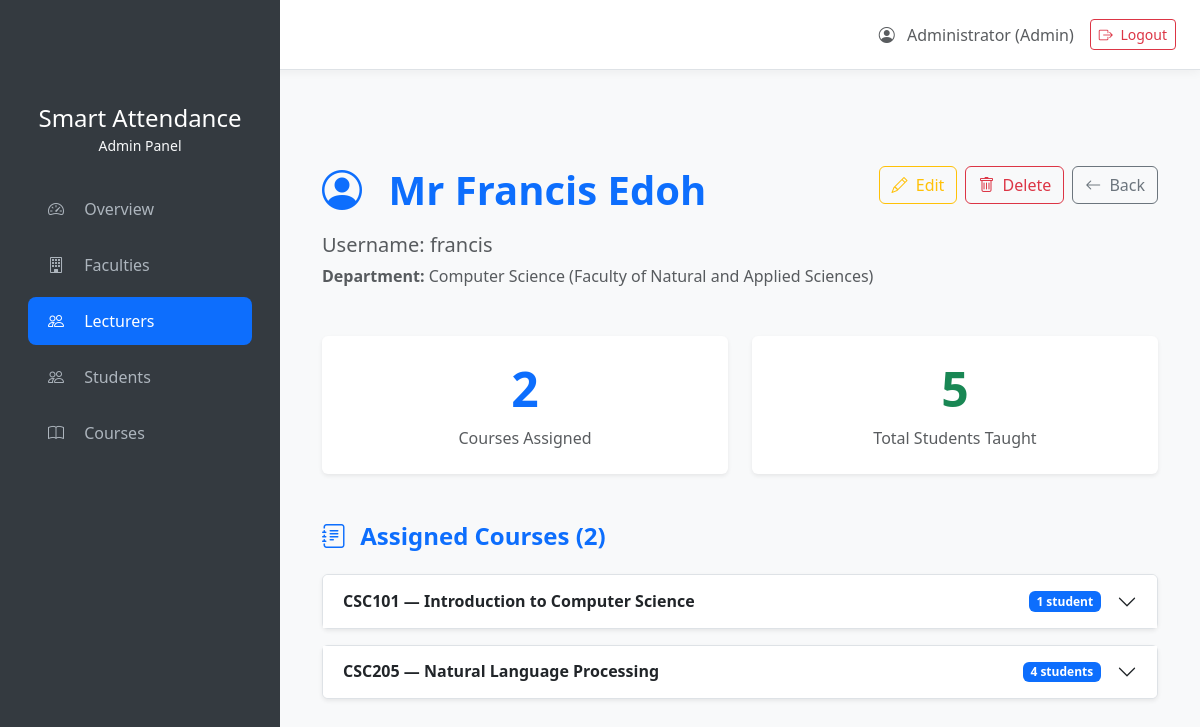
The page /admin/lecturer/2 (signed in) on the database its author committed.
### models.py (models this page shows)
class User(db.Model, UserMixin):
    id = db.Column(db.Integer, primary_key=True)
    matric_number = db.Column(db.String(50), unique=True, nullable=True)  # Students only
    username = db.Column(db.String(80), unique=True, nullable=True)       # Lecturers/Admin
    password_hash = db.Column(db.String(128), nullable=False)
    name = db.Column(db.String(100), nullable=False)
    role = db.Column(db.String(20), nullable=False)  # 'admin', 'lecturer', 'student'
    department_id = db.Column(db.Integer, db.ForeignKey('department.id'), nullable=True)
    current_level = db.Column(db.Integer, nullable=True)  # Students only
    department = db.relationship('Department', backref='users')

class Department(db.Model):
    id = db.Column(db.Integer, primary_key=True)
    name = db.Column(db.String(100), nullable=False)
    faculty_id = db.Column(db.Integer, db.ForeignKey('faculty.id'), nullable=False)
    levels = db.Column(db.Integer, default=4)
    __table_args__ = (db.UniqueConstraint('name', 'faculty_id', name='unique_dept_faculty'),)

class Faculty(db.Model):
    id = db.Column(db.Integer, primary_key=True)
    name = db.Column(db.String(100), unique=True, nullable=False)
    departments = db.relationship('Department', backref='faculty', lazy=True)

class Course(db.Model):
    id = db.Column(db.Integer, primary_key=True)
    code = db.Column(db.String(20), nullable=False)
    title = db.Column(db.String(100), nullable=False)
    department_id = db.Column(db.Integer, db.ForeignKey('department.id'), nullable=False)
    level = db.Column(db.Integer, nullable=False)
    lecturer_id = db.Column(db.Integer, db.ForeignKey('user.id'), nullable=False)
    __table_args__ = (db.UniqueConstraint('code', 'department_id', 'level'),)
    lecturer = db.relationship('User', backref=db.backref('taught_courses', lazy='dynamic'))
    department_rel = db.relationship('Department', backref='courses')
    enrollments = db.relationship('Enrollment', back_populates='course', lazy='dynamic')

### app.py (the view)
@app.route('/admin/lecturer/<int:lecturer_id>')
@login_required
def admin_lecturer_detail(lecturer_id):
    if current_user.role != 'admin':
        flash('Access denied.', 'danger')
        return redirect(url_for('dashboard'))
    lecturer = User.query.get_or_404(lecturer_id)
    if lecturer.role != 'lecturer':
        flash('Not a lecturer.', 'danger')
        return redirect(url_for('admin_lecturers'))
    courses = Course.query.filter_by(lecturer_id=lecturer.id).all()
    course_data = []
    total_enrolled = 0
    for course in courses:
        students = db.session.query(User)\
            .join(Enrollment, Enrollment.student_id == User.id)\
            .filter(Enrollment.course_id == course.id)\
            .order_by(User.name)\
            .all()
        enrolled_count = len(students)
        total_enrolled += enrolled_count
        course_data.append({
            'course': course,
            'enrolled_count': enrolled_count,
            'students': students
        })
    return render_template('admin/lecturer_detail.html',
                          lecturer=lecturer,
                          course_data=course_data,
                          total_courses=len(courses),
                          total_enrolled=total_enrolled)

### app.py (called while the page is built)
@login_manager.user_loader
def load_user(user_id):
    return User.query.get(int(user_id))

### templates/admin/lecturer_detail.html (shortened to what this page needs)
{% extends "base.html" %}
{% block content %}
<div class="container py-5">
    <div class="d-flex justify-content-between align-items-start mb-5">
        <div>
            <h1 class="text-primary fw-bold mb-3">
                <i class="bi bi-person-circle me-3"></i> {{ lecturer.name }}
            </h1>
            <p class="lead text-muted mb-1">
                Username: <strong>{{ lecturer.username or 'Not set' }}</strong>
            </p>
            <p class="text-muted mb-0">
                {% if lecturer.department %}
                <strong>Department:</strong> {{ lecturer.department.name }}
                ({{ lecturer.department.faculty.name }})
                {% else %}
                <strong>No department assigned</strong>
                {% endif %}
            </p>
        </div>
        <div class="d-flex gap-2">
            <a href="{{ url_for('edit_lecturer', lecturer_id=lecturer.id) }}"
               class="btn btn-outline-warning">
                <i class="bi bi-pencil me-1"></i> Edit
            </a>
            <form method="POST" action="{{ url_for('delete_lecturer', lecturer_id=lecturer.id) }}" class="d-inline">
                <button type="submit" class="btn btn-outline-danger"
                        onclick="return confirm('Delete {{ lecturer.name }}? This cannot be undone.')">
                    <i class="bi bi-trash me-1"></i> Delete
                </button>
            </form>
            <a href="{{ url_for('admin_lecturers') }}" class="btn btn-outline-secondary">
                <i class="bi bi-arrow-left me-1"></i> Back
            </a>
        </div>
    </div>
    <div class="row g-4 mb-5">
        <div class="col-md-6">
            <div class="card shadow-sm text-center py-4 border-0">
                <div class="display-5 fw-bold text-primary">{{ total_courses }}</div>
                <div class="text-muted mt-2">Courses Assigned</div>
            </div>
        </div>
        <div class="col-md-6">
            <div class="card shadow-sm text-center py-4 border-0">
                <div class="display-5 fw-bold text-success">{{ total_enrolled }}</div>
                <div class="text-muted mt-2">Total Students Taught</div>
            </div>
        </div>
    </div>
    <h4 class="fw-bold text-primary mb-4">
        <i class="bi bi-journal-text me-2"></i> Assigned Courses ({{ total_courses }})
    </h4>
    {% if course_data %}
    <div class="accordion" id="coursesAccordion">
        {% for data in course_data %}
        <div class="accordion-item border rounded shadow-sm mb-3">
            <h2 class="accordion-header">
                <button class="accordion-button collapsed fw-semibold py-3" type="button"
                        data-bs-toggle="collapse" data-bs-target="#collapse{{ loop.index }}">
                    <div class="d-flex justify-content-between w-100 align-items-center pe-3">
                        <span>
                            <strong>{{ data.course.code }}</strong> — {{ data.course.title }}
                        </span>
                        <span class="badge bg-primary">{{ data.enrolled_count }} student{{ 's' if data.enrolled_count != 1 else '' }}</span>
                    </div>
                </button>
            </h2>
        </div>
        {% endfor %}
    </div>
    {% else %}
    <div class="alert alert-info text-center py-5 border-0">
        <i class="bi bi-journal-x display-4 mb-3 text-muted"></i>
        <p class="mb-0">No courses assigned to this lecturer yet.</p>
    </div>
    {% endif %}
</div>
{% endblock %}

### templates/base.html (shortened to what this page needs)
<!DOCTYPE html>
<html lang="en">
<head>
    <link href="https://cdn.jsdelivr.net/npm/bootstrap@5.3.2/dist/css/bootstrap.min.css" rel="stylesheet">
    <link href="https://cdn.jsdelivr.net/npm/bootstrap-icons@1.11.0/font/bootstrap-icons.css" rel="stylesheet">
</head>
<body>
    {% if current_user.is_authenticated %}
        {% if current_user.role == 'admin' %}
        <div class="sidebar">
            <div class="p-4 text-center">
                <h4 class="text-white mb-0">Smart Attendance</h4>
                <small class="text-light">Admin Panel</small>
            </div>
            <nav class="nav flex-column px-3">
                <a class="nav-link {% if request.endpoint == 'admin_overview' %}active{% endif %}"
                   href="{{ url_for('admin_overview') }}">
                    <i class="bi bi-speedometer2 me-3"></i> Overview
                </a>
                <a class="nav-link {% if request.endpoint in ['admin_faculties', 'admin_faculty_detail'] %}active{% endif %}"
                   href="{{ url_for('admin_faculties') }}">
                    <i class="bi bi-building me-3"></i> Faculties
                </a>
                <a class="nav-link {% if request.endpoint == 'admin_lecturers' or request.endpoint == 'admin_lecturer_detail' %}active{% endif %}"
                   href="{{ url_for('admin_lecturers') }}">
                    <i class="bi bi-people me-3"></i> Lecturers
                </a>
                <a class="nav-link {% if request.endpoint == 'admin_students' %}active{% endif %}"
                   href="{{ url_for('admin_students') }}">
                    <i class="bi bi-people me-3"></i> Students
                </a>
                <a class="nav-link {% if request.endpoint == 'admin_courses' %}active{% endif %}"
                   href="{{ url_for('admin_courses') }}">
                    <i class="bi bi-book me-3"></i> Courses
                </a>
            </nav>
        </div>
        {% endif %}
        <div class="top-navbar border-bottom d-flex align-items-center px-4">
            <div class="me-4">
                <a href="{% if current_user.role == 'admin' %}{{ url_for('admin_overview') }}
                         {% elif current_user.role == 'lecturer' %}{{ url_for('lecturer_dashboard') }}
                         {% elif current_user.role == 'student' %}{{ url_for('student_dashboard') }}{% endif %}">
                </a>
            </div>
            <div class="ms-auto d-flex align-items-center gap-3">
                <span class="text-muted">
                    <i class="bi bi-person-circle me-2"></i>
                    {{ current_user.name }} ({{ current_user.role|capitalize }})
                </span>
                <a href="{{ url_for('logout') }}" class="btn btn-outline-danger btn-sm">
                    <i class="bi bi-box-arrow-right me-1"></i> Logout
                </a>
            </div>
        </div>
    {% endif %}
    <div class="{% if current_user.role == 'admin' %}main-content{% endif %}">
        <div class="content-area pt-5">
            {% block content %}{% endblock %}
        </div>
    </div>
</body>
</html>

### templates/base.html (style rules this page uses)
body { background-color: #f8f9fa; }
.sidebar { position: fixed; top: 0; left: 0; bottom: 0; width: 280px; background: #343a40; padding-top: 80px; overflow-y: auto; z-index: 1000; }
.sidebar .nav-link { color: #adb5bd; padding: 12px 20px; border-radius: 8px; margin: 4px 12px; transition: all 0.2s; }
.sidebar .nav-link.active { background: #0d6efd; color: white; font-weight: 500; }
.main-content { margin-left: 280px; min-height: 100vh; }
.top-navbar { height: 70px; background: white; box-shadow: 0 2px 10px rgba(0,0,0,0.05); }
.content-area { padding: 30px; }

### rows shown on the page
User: name "Administrator", role "Admin"
User: name "Mr Francis Edoh", username "francis"
Department: department.name "Computer Science"
Faculty: department.faculty.name "Faculty of Natural and Applied Sciences"
Course: course.code "CSC101", course "Introduction to Computer Science"
Course: course.code "CSC205", course "Natural Language Processing"

### other values the page prints
{{ total_courses }} "2"
{{ total_enrolled }} "5"
{{ data.enrolled_count }} "1" "4"
{{ 's' if data.enrolled_count != 1 else '' }} "s"
